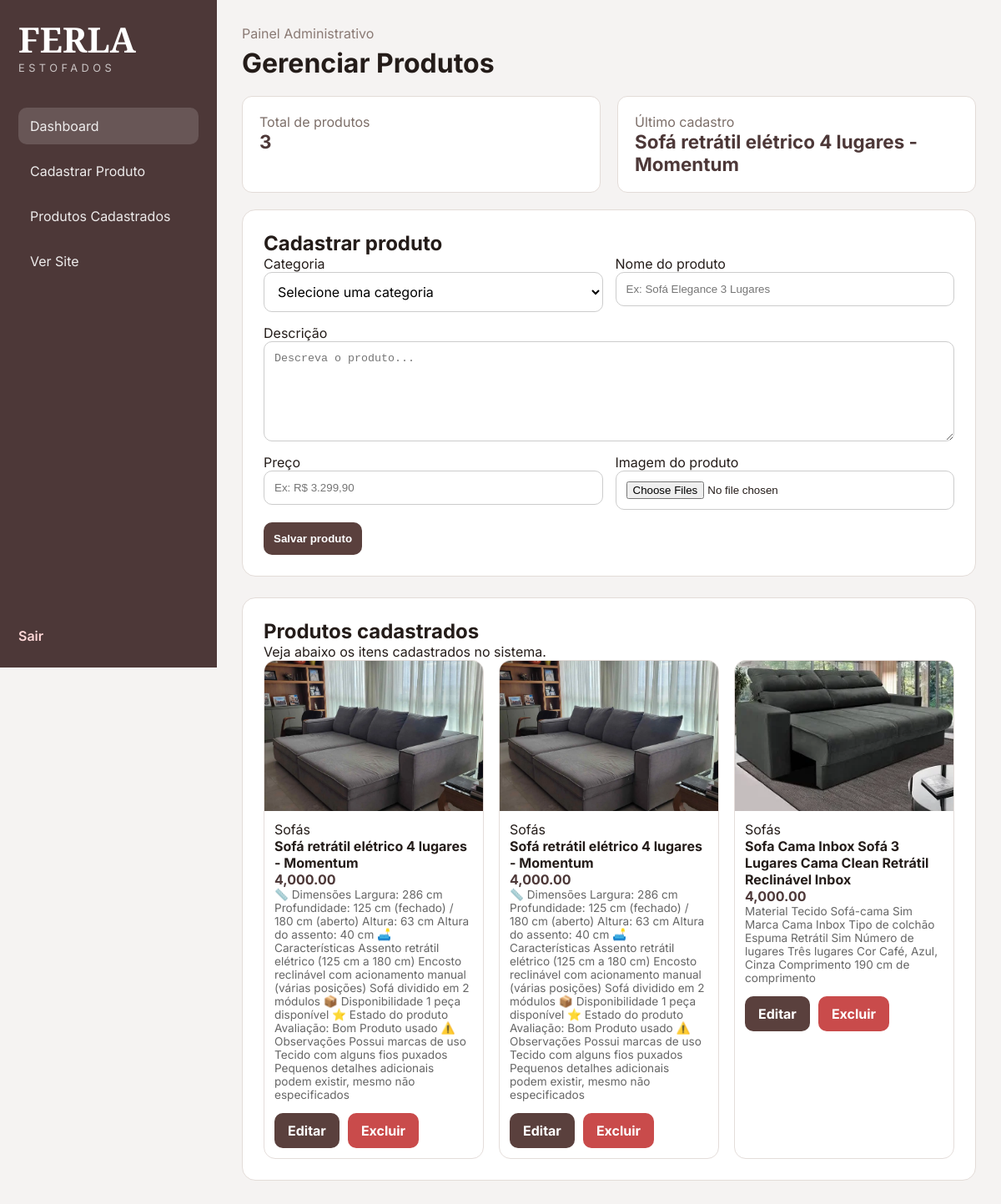
/admin/index.php (signed in), run on the app's committed database.
### tables this page shows
CREATE TABLE produtos (
    id INTEGER PRIMARY KEY AUTOINCREMENT,
    categoria TEXT NOT NULL,
    nome TEXT NOT NULL,
    descricao TEXT NOT NULL,
    preco TEXT NOT NULL,
    imagem TEXT NOT NULL,
    destaque INTEGER DEFAULT 1,
    criado_em DATETIME DEFAULT CURRENT_TIMESTAMP
);

### admin/index.php (the view, shortened to what this page needs)
<?php
require_once __DIR__ . '/../config/db.php';
$stmt = $pdo->query("SELECT * FROM produtos ORDER BY id DESC");
$produtos = $stmt->fetchAll(PDO::FETCH_ASSOC);
function nomeCategoria($categoria) {
    $mapa = [
        'sofas' => 'Sofás',
        'sofás' => 'Sofás',
        'poltronas' => 'Poltronas',
        'cadeiras' => 'Cadeiras',
        'cabeceiras' => 'Cabeceiras',
    ];
    $chave = mb_strtolower(trim($categoria), 'UTF-8');
    return $mapa[$chave] ?? $categoria;
}
?>
<!DOCTYPE html>
<html lang="pt-BR">
<head>
    <link rel="stylesheet" href="/estofadosferla/style.css">
</head>
<body class="admin-body">
    <div class="admin-layout">
        <aside class="admin-sidebar">
            <div>
                <div class="admin-brand">
                    <h2>FERLA</h2>
                    <span>ESTOFADOS</span>
                </div>
                <nav class="admin-menu">
                    <a href="#" class="active">Dashboard</a>
                    <a href="#cadastro">Cadastrar Produto</a>
                    <a href="#lista">Produtos Cadastrados</a>
                    <a href="/estofadosferla/index.php" target="_blank">Ver Site</a>
                </nav>
            </div>
            <div class="admin-sidebar-footer">
                <a href="logout.php" class="logout-link">Sair</a>
            </div>
        </aside>
        <main class="admin-main">
            <header class="admin-header">
                <p class="admin-subtitle">Painel Administrativo</p>
                <h1>Gerenciar Produtos</h1>
            </header>
            <section class="admin-stats">
                <div class="stat-card">
                    <span>Total de produtos</span>
                    <strong><?= count($produtos) ?></strong>
                </div>
                <div class="stat-card">
                    <span>Último cadastro</span>
                    <strong><?= !empty($produtos) ? htmlspecialchars($produtos[0]['nome']) : 'Nenhum produto' ?></strong>
                </div>
            </section>
            <section class="admin-panel" id="cadastro">
                <div class="admin-panel-header">
                    <h2>Cadastrar produto</h2>
                </div>
                <form class="admin-form-grid" method="post" action="salvar_produto.php" enctype="multipart/form-data" id="formProduto">
                    <div class="form-group">
                        <label for="categoria">Categoria</label>
                        <select id="categoria" name="categoria" required>
                            <option value="">Selecione uma categoria</option>
                        </select>
                    </div>
                    <div class="form-group">
                        <label for="nome">Nome do produto</label>
                        <input type="text" id="nome" name="nome" placeholder="Ex: Sofá Elegance 3 Lugares" required>
                    </div>
                    <div class="form-group full">
                        <label for="descricao">Descrição</label>
                        <textarea id="descricao" name="descricao" placeholder="Descreva o produto..." required></textarea>
                    </div>
                    <div class="form-group">
                        <label for="preco">Preço</label>
                        <input type="text" id="preco" name="preco" placeholder="Ex: R$ 3.299,90" required>
                    </div>
                   <div class="form-group">
    <label for="imagem">Imagem do produto</label>
    <input type="file" id="imagem" name="imagens[]" accept="image/*" multiple required>
</div>
                    <div class="form-actions full">
                        <button type="submit" class="admin-btn-primary">Salvar produto</button>
                    </div>
                </form>
            </section>
            <section class="admin-panel" id="lista">
                <div class="admin-panel-header">
                    <h2>Produtos cadastrados</h2>
                    <p>Veja abaixo os itens cadastrados no sistema.</p>
                </div>
                <div class="admin-products-grid">
                    <?php if (!empty($produtos)): ?>
                        <?php foreach ($produtos as $produto): ?>
                            <article class="admin-product-card">
                                <div class="admin-product-image">
                                    <img src="<?= htmlspecialchars($produto['imagem']) ?>" alt="<?= htmlspecialchars($produto['nome']) ?>">
                                </div>
                                <div class="admin-product-content">
                                    <span class="admin-tag"><?= htmlspecialchars(nomeCategoria($produto['categoria'])) ?></span>
                                    <h3><?= htmlspecialchars($produto['nome']) ?></h3>
                                    <p class="admin-price"><?= htmlspecialchars($produto['preco']) ?></p>
                                    <p class="admin-description"><?= htmlspecialchars($produto['descricao']) ?></p>
                                    <div class="admin-actions">
                                        <a class="admin-btn-edit" href="editar_produto.php?id=<?= $produto['id'] ?>">Editar</a>
                                        <a class="admin-btn-delete" href="excluir_produto.php?id=<?= $produto['id'] ?>"
                                            onclick="return confirm('Tem certeza que deseja excluir este produto?');">
                                            Excluir
                                        </a>
                                    </div>
                                </div>
                            </article>
                        <?php endforeach; ?>
                    <?php else: ?>
                        <div class="admin-empty">
                            <p>Nenhum produto cadastrado ainda.</p>
                        </div>
                    <?php endif; ?>
                </div>
            </section>
        </main>
    </div>
</body>
</html>

### style.css (style rules this page uses)
:root { --bg: #f3f1f1; --white: #fff; --text: #1f1a17; --muted: #7f7671; --line: #ddd7d4; --primary: #5a403d; --footer: #4d3838; --green: #2ecc5e; }
* { margin: 0; padding: 0; box-sizing: border-box; }
body { font-family: 'Inter', sans-serif; background: var(--bg); color: var(--text); }
a { text-decoration: none; color: inherit; }
img { max-width: 100%; display: block; }
.admin-body { margin: 0; padding: 0; font-family: 'Inter', sans-serif; background: #f5f3f2; color: #241c19; }
.form-group select { padding: 12px; border-radius: 10px; border: 1px solid #ccc; outline: none; background: #fff; font-family: 'Inter', sans-serif; font-size: 1rem; }
.admin-layout { display: flex; min-height: 100vh; }
.admin-sidebar { position: fixed; left: 0; top: 0; width: 260px; height: 100vh; background: #4d3838; color: #fff; padding: 28px 22px; display: flex; flex-direction: column; justify-content: space-between; }
.admin-brand h2 { margin: 0; font-family: 'Cormorant Garamond', serif; font-size: 2.6rem; line-height: 0.95; }
.admin-brand span { display: block; margin-top: 6px; font-size: 0.8rem; letter-spacing: 0.35em; color: rgba(255, 255, 255, 0.7); }
.admin-menu { margin-top: 40px; display: flex; flex-direction: column; gap: 10px; }
.admin-menu a { display: block; padding: 12px 14px; border-radius: 10px; color: rgba(255, 255, 255, 0.9); transition: 0.2s; }
.admin-menu a:hover, .admin-menu a.active { background: rgba(255, 255, 255, 0.15); }
.logout-link { color: #ffd8d8; font-weight: 600; }
.admin-main { margin-left: 260px; padding: 30px; width: 100%; }
.admin-header h1 { margin: 0; font-size: 2rem; }
.admin-subtitle { color: #8a7a74; margin-bottom: 6px; }
.admin-stats { display: flex; gap: 20px; margin: 20px 0; }
.stat-card { background: #fff; border-radius: 12px; padding: 20px; flex: 1; border: 1px solid #e3dcd8; }
.stat-card span { display: block; color: #7c6e68; }
.stat-card strong { font-size: 1.4rem; color: #4d3838; }
.admin-panel { background: #fff; border-radius: 16px; padding: 25px; margin-bottom: 25px; border: 1px solid #e3dcd8; }
.admin-panel h2 { margin-top: 0; }
.admin-form-grid { display: grid; grid-template-columns: 1fr 1fr; gap: 15px; }
.form-group { display: flex; flex-direction: column; }
.form-group.full { grid-column: 1 / -1; }
.form-group input, .form-group textarea { padding: 12px; border-radius: 10px; border: 1px solid #ccc; outline: none; }
.form-group textarea { min-height: 120px; }
.admin-btn-primary { background: #5a403d; color: white; border: none; padding: 12px; border-radius: 10px; cursor: pointer; font-weight: bold; }
.admin-products-grid { display: grid; grid-template-columns: repeat(3, 1fr); gap: 18px; }
.admin-product-card { background: #fff; border-radius: 14px; border: 1px solid #e4ddda; overflow: hidden; }
.admin-product-image { height: 180px; }
.admin-product-image img { width: 100%; height: 100%; object-fit: cover; }
.admin-product-content { padding: 12px; }
.admin-product-content h3 { margin: 0; font-size: 1rem; }
.admin-price { font-weight: bold; color: #4d3838; }
.admin-description { font-size: 0.85rem; color: #666; }
.admin-actions { margin-top: 14px; display: flex; gap: 10px; flex-wrap: wrap; }
.admin-btn-edit, .admin-btn-cancel { display: inline-flex; align-items: center; justify-content: center; min-height: 42px; padding: 10px 16px; border-radius: 10px; font-weight: 700; text-decoration: none; }
.admin-btn-edit { background: #5a403d; color: #fff; }
.admin-btn-delete { display: inline-flex; align-items: center; justify-content: center; min-height: 42px; padding: 10px 16px; border-radius: 10px; font-weight: 700; text-decoration: none; background: #c94b4b; color: #fff; }

### data on the page
produtos: nome "Sofá retrátil elétrico 4 lugares - Momentum", imagem (picture), categoria "Sofás", preco "4,000.00", descricao "📏 Dimensões Largura: 286 cm Profundidade: 125 cm (fechado) / 180 cm (aberto) Altura: 63 cm Altura do assento: 40 cm 🛋️ Características Assento retrátil elétrico (125 cm a 180 cm) Encosto reclinável com acionamento manual (várias posições) Sofá dividido em 2 módulos 📦 Disponibilidade 1 peça disponível ⭐ Estado do produto Avaliação: Bom Produto usado ⚠️ Observações Possui marcas de uso Tecido com alguns fios puxados Pequenos detalhes adicionais podem existir, mesmo não especificados"
produtos: imagem (picture), categoria "Sofás", nome "Sofá retrátil elétrico 4 lugares - Momentum", preco "4,000.00", descricao "📏 Dimensões Largura: 286 cm Profundidade: 125 cm (fechado) / 180 cm (aberto) Altura: 63 cm Altura do assento: 40 cm 🛋️ Características Assento retrátil elétrico (125 cm a 180 cm) Encosto reclinável com acionamento manual (várias posições) Sofá dividido em 2 módulos 📦 Disponibilidade 1 peça disponível ⭐ Estado do produto Avaliação: Bom Produto usado ⚠️ Observações Possui marcas de uso Tecido com alguns fios puxados Pequenos detalhes adicionais podem existir, mesmo não especificados"
produtos: imagem (picture), categoria "Sofás", nome "Sofa Cama Inbox Sofá 3 Lugares Cama Clean Retrátil Reclinável Inbox", preco "4,000.00", descricao "Material Tecido Sofá-cama Sim Marca Cama Inbox Tipo de colchão Espuma Retrátil Sim Número de lugares Três lugares Cor Café, Azul, Cinza Comprimento 190 cm de comprimento"

### other printed values
count($produtos) "3"
